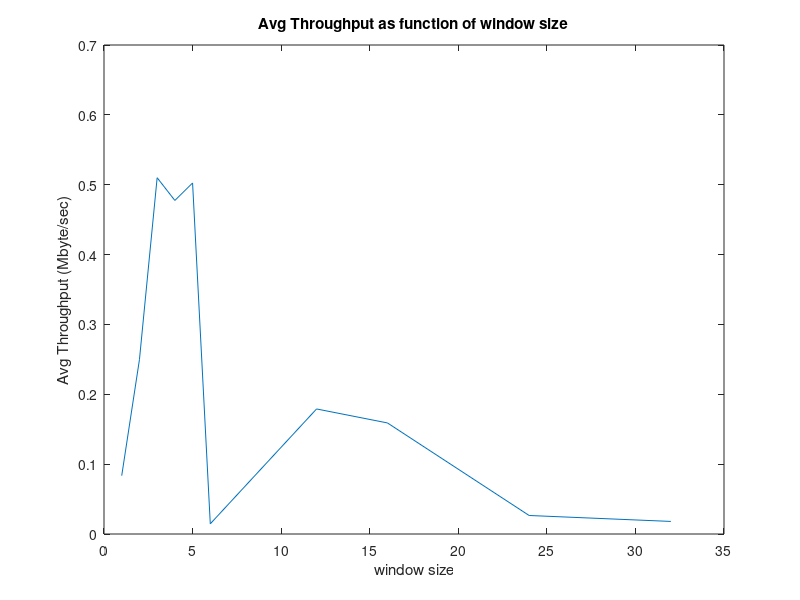
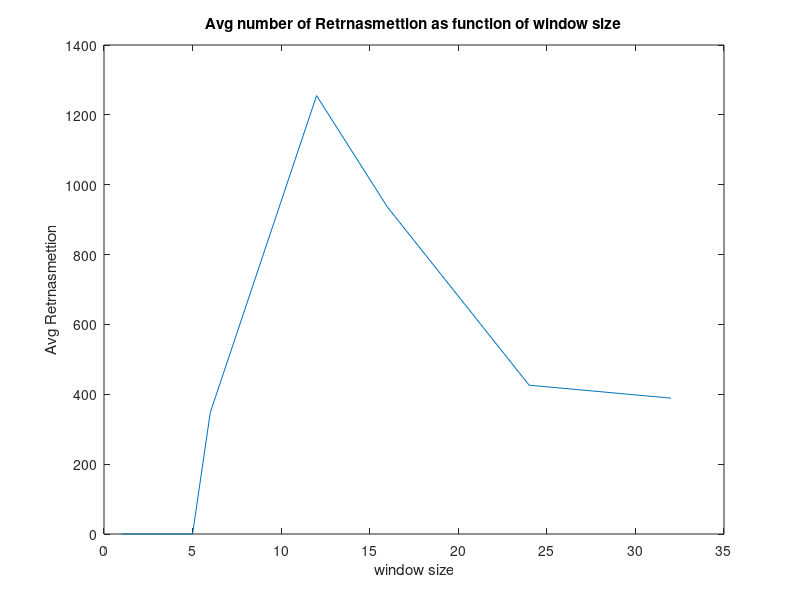

Reproduce these figures in MATLAB, in order.
window_size=[1 2 3 4 5 6 12 16 24 32];
Retrnasmettion=[0 0 0 0 0 348 1255 936 426 389];
Throughput=[3.34 9.98 20.4 19.1 20.1 0.584 7.16 6.36 1.06 .72];
Throughput=Throughput/40;%(Mbyte/sec)

figure ('name','avg throughput as function of window size')
plot(window_size,Throughput);
xlabel('window size');
ylabel('Avg Throughput (Mbyte/sec)');
title('Avg Throughput as function of window size');

figure ('name','avg number of retransmissions as function of window size')
plot(window_size,Retrnasmettion);
xlabel('window size');
ylabel('Avg Retrnasmettion');
title('Avg number of Retrnasmettion as function of window size');